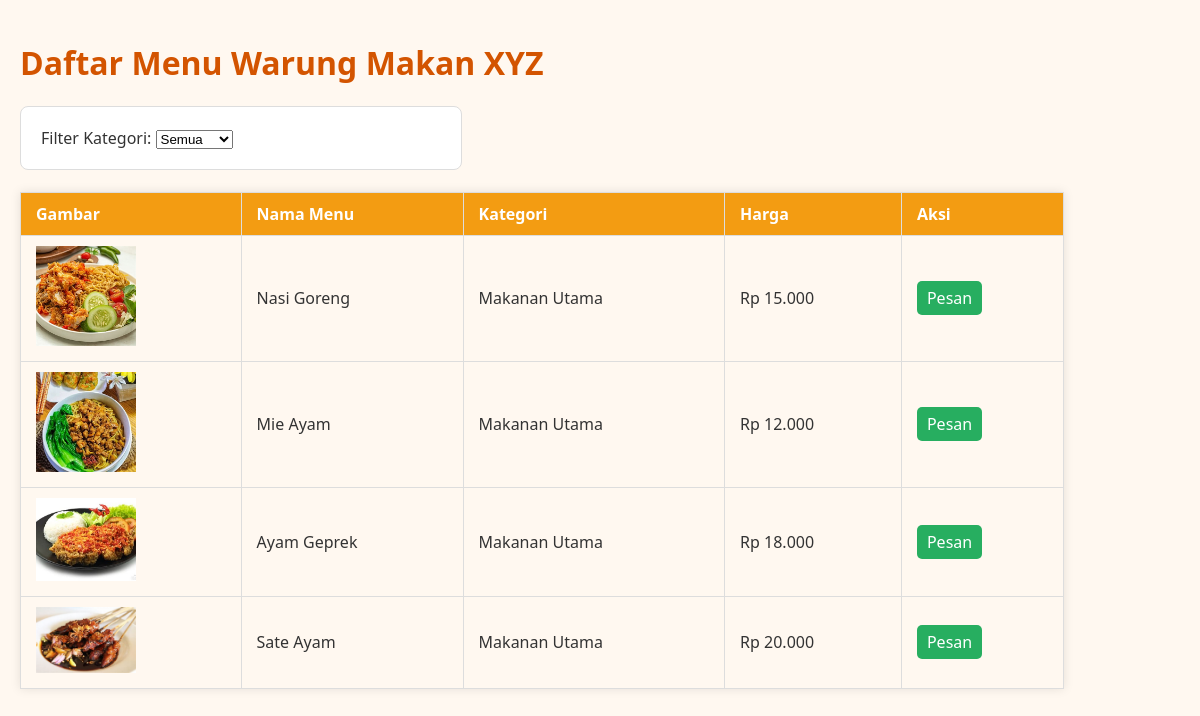
Page /index.php?kategori=1 on the committed database.
### tables this page shows
CREATE TABLE menu (
    id_menu INT PRIMARY KEY AUTO_INCREMENT,
    nama_menu VARCHAR(100) NOT NULL,
    harga DECIMAL(10,2) NOT NULL,
    id_kategori INT,
    gambar VARCHAR(255),
    deskripsi TEXT,
    status ENUM('tersedia', 'habis') DEFAULT 'tersedia',
    FOREIGN KEY (id_kategori) REFERENCES kategori_menu(id_kategori) ON DELETE SET NULL
);

CREATE TABLE kategori_menu (
    id_kategori INT PRIMARY KEY AUTO_INCREMENT,
    nama_kategori VARCHAR(50) NOT NULL,
    deskripsi TEXT
);

### index.php (the view, shortened to what this page needs)
<?php include 'db/koneksi.php'; ?>
<!DOCTYPE html>
<html>
<head>
  <link rel="stylesheet" href="style.css">
</head>
<body>
  <h1>Daftar Menu Warung Makan XYZ</h1>
  <form method="GET">
    <label>Filter Kategori:</label>
    <select name="kategori" onchange="this.form.submit()">
      <option value="">Semua</option>
    </select>
  </form>
  <br>
  <table>
    <tr>
      <th>Gambar</th>
      <th>Nama Menu</th>
      <th>Kategori</th>
      <th>Harga</th>
      <th>Aksi</th>
    </tr>
    <?php
    $filter = isset($_GET['kategori']) ? $_GET['kategori'] : '';
    if ($filter) {
      $menu = mysqli_query($koneksi, "
        SELECT menu.*, kategori_menu.nama_kategori
        FROM menu
        LEFT JOIN kategori_menu ON menu.id_kategori = kategori_menu.id_kategori
        WHERE menu.id_kategori = $filter
      ");
    } else {
      $menu = mysqli_query($koneksi, "
        SELECT menu.*, kategori_menu.nama_kategori
        FROM menu
        LEFT JOIN kategori_menu ON menu.id_kategori = kategori_menu.id_kategori
      ");
    }
    while ($row = mysqli_fetch_assoc($menu)) {
      echo "<tr>
              <td><img src='img/{$row['gambar']}' width='100'></td>
              <td>{$row['nama_menu']}</td>
              <td>{$row['nama_kategori']}</td>
              <td>Rp " . number_format($row['harga'], 0, ',', '.') . "</td>
              <td><a href='pesan.php?id={$row['id_menu']}'>Pesan</a></td>
            </tr>";
    }
    ?>
  </table>
</body>
</html>

### style.css (style rules this page uses)
body { font-family: 'Segoe UI', sans-serif; background-color: #fff8f0; color: #333; margin: 0; padding: 20px; }
h1, h2 { color: #d35400; }
table { border-collapse: collapse; width: 90%; margin-bottom: 20px; box-shadow: 0 0 10px rgba(0,0,0,0.1); }
th, td { border: 1px solid #ddd; padding: 10px 15px; text-align: left; }
th { background-color: #f39c12; color: white; }
td a { background: #27ae60; color: white; padding: 6px 10px; text-decoration: none; border-radius: 5px; }
form { max-width: 400px; padding: 20px; border: 1px solid #ddd; background-color: #fff; border-radius: 8px; }

### rows in the picture
menu: gambar (picture), nama_menu "Nasi Goreng", id_kategori.nama_kategori "Makanan Utama", harga "15.000"
menu: gambar (picture), nama_menu "Mie Ayam", id_kategori.nama_kategori "Makanan Utama", harga "12.000"
menu: gambar (picture), nama_menu "Ayam Geprek", id_kategori.nama_kategori "Makanan Utama", harga "18.000"
menu: gambar (picture), nama_menu "Sate Ayam", id_kategori.nama_kategori "Makanan Utama", harga "20.000"
